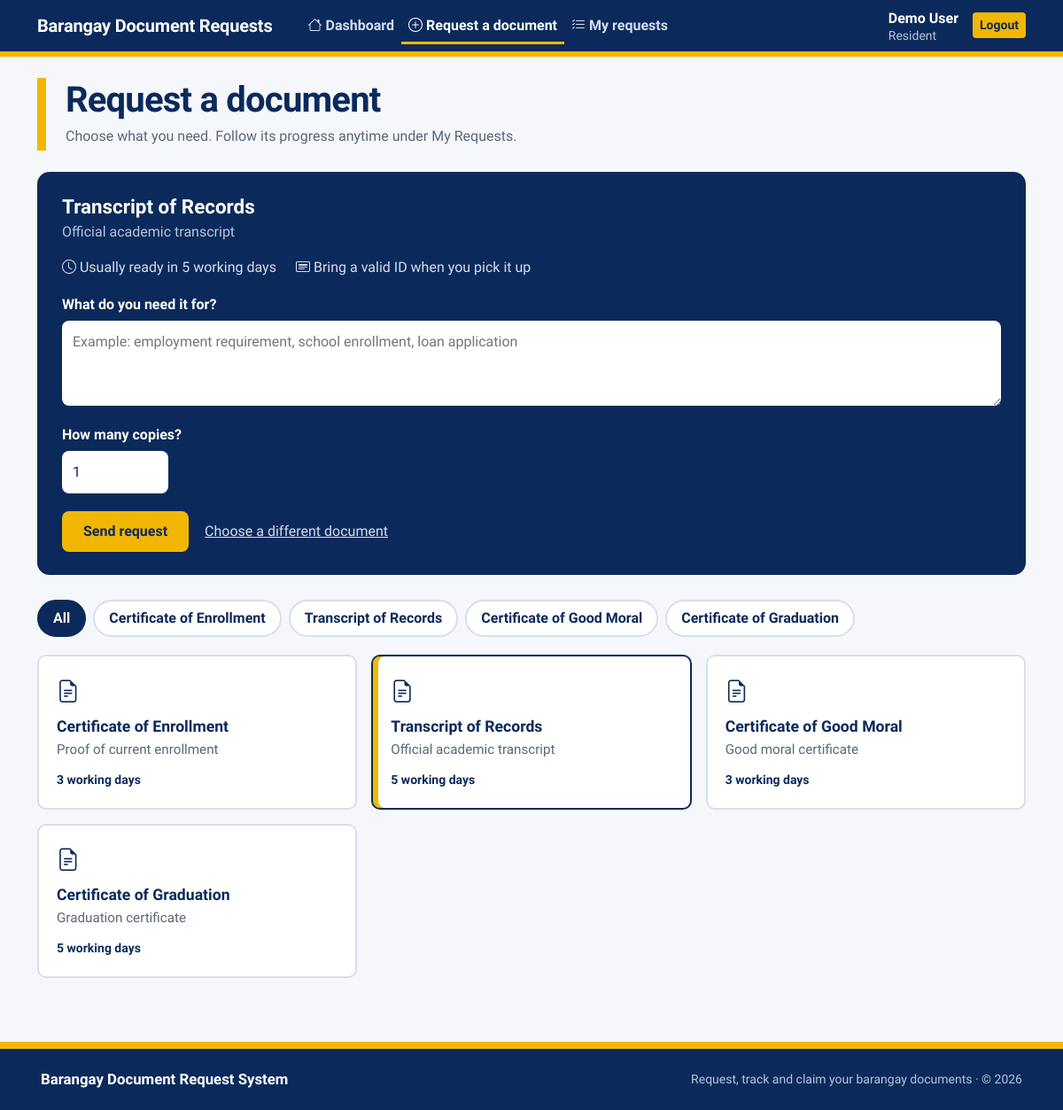
/user/request.php?type=2 (signed in), run on the app's committed database.
### tables this page shows
CREATE TABLE document_types (
 id INT AUTO_INCREMENT PRIMARY KEY,
 name VARCHAR(150) NOT NULL,
 description TEXT,
 processing_days INT DEFAULT 3,
 created_at TIMESTAMP DEFAULT CURRENT_TIMESTAMP
);

### user/request.php (the view, shortened to what this page needs)
<?php
require_once __DIR__ . '/../config/database.php';
$types  = $pdo->query("SELECT * FROM document_types ORDER BY id")->fetchAll(PDO::FETCH_ASSOC);
function doc_meta(string $name): array {
    $n = strtolower($name);
    return [$name, 'bi-file-earmark-text'];
}
$selected = null;
$wantId = (int)($_GET['type'] ?? $_POST['document_type_id'] ?? 0);
foreach ($types as $t) if ((int)$t['id'] === $wantId) $selected = $t;
$cats = [];
foreach ($types as $t) { $cats[doc_meta($t['name'])[0]] = true; }
include __DIR__ . '/../includes/header.php';
?>
<link rel="stylesheet" href="https://cdn.jsdelivr.net/npm/bootstrap-icons@1.11.3/font/bootstrap-icons.min.css">
<div class="bd">
    <header class="bd-mast">
        <h1>Request a document</h1>
        <p>Choose what you need. Follow its progress anytime under My Requests.</p>
    </header>
    <?php if ($selected): ?>
    <section class="bd-form" id="form" aria-label="Request form">
        <h2><?= htmlspecialchars($selected['name']) ?></h2>
        <p class="bd-sub"><?= htmlspecialchars($selected['description'] ?? '') ?></p>
        <div class="bd-facts">
            <span><i class="bi bi-clock"></i> Usually ready in <?= (int)$selected['processing_days'] ?> working day<?= (int)$selected['processing_days'] === 1 ? '' : 's' ?></span>
            <span><i class="bi bi-card-heading"></i> Bring a valid ID when you pick it up</span>
        </div>
        <form method="post" action="request.php">
            <label for="purpose"><?= stripos($selected['name'], 'custom') !== false ? 'Describe the certificate you need' : 'What do you need it for?' ?></label>
            <textarea id="purpose" name="purpose" maxlength="500" required
                placeholder="Example: employment requirement, school enrollment, loan application"><?= htmlspecialchars($_POST['purpose'] ?? '') ?></textarea>
            <label for="quantity" style="margin-top:14px">How many copies?</label>
            <input id="quantity" type="number" name="quantity" min="1" max="10" value="<?= (int)($_POST['quantity'] ?? 1) ?>" required>
            <div style="margin-top:20px">
                <button class="bd-go" type="submit">Send request</button>
                <a class="bd-link" href="request.php">Choose a different document</a>
            </div>
        </form>
    </section>
    <?php endif; ?>
    <div class="bd-chips" role="group" aria-label="Filter documents">
        <button type="button" class="on" data-cat="all">All</button>
        <?php foreach (array_keys($cats) as $c): ?>
            <button type="button" data-cat="<?= htmlspecialchars($c) ?>"><?= htmlspecialchars($c) ?></button>
        <?php endforeach; ?>
    </div>
    <div class="row g-3" id="docs">
        <?php foreach ($types as $t): [$label, $icon] = doc_meta($t['name']); ?>
        <div class="col-md-6 col-lg-4" data-cat="<?= htmlspecialchars($label) ?>">
            <a class="bd-doc <?= $selected && (int)$selected['id'] === (int)$t['id'] ? 'on' : '' ?>"
               href="request.php?type=<?= (int)$t['id'] ?>#form">
                <i class="bi <?= $icon ?>"></i>
                <h3><?= htmlspecialchars($t['name']) ?></h3>
                <p><?= htmlspecialchars($t['description'] ?? '') ?></p>
                <small><?= (int)$t['processing_days'] ?> working day<?= (int)$t['processing_days'] === 1 ? '' : 's' ?></small>
            </a>
        </div>
        <?php endforeach; ?>
    </div>
</div>
<?php include __DIR__ . '/../includes/footer.php'; ?>

### assets/css/style.css (style rules this page uses)
body { background:#f5f7fb; }

### user/request.php (style rules this page uses)
.bd { --ink:#0b2a5b; --sun:#f2b705; --mist:#eef1f6; --line:#d9dfea; --muted:#5b6678; font-family:'Source Sans 3',system-ui,sans-serif; color:var(--ink); }
.bd h1,.bd h2,.bd h3 { font-family:'Bricolage Grotesque',system-ui,sans-serif; }
.bd-mast { border-left:10px solid var(--sun); padding:4px 0 4px 22px; margin-bottom:24px; }
.bd-mast h1 { font-size:clamp(1.8rem,4vw,2.5rem); font-weight:800; letter-spacing:-.02em; margin:0; line-height:1.05; }
.bd-mast p { color:var(--muted); margin:8px 0 0; }
.bd-form { background:var(--ink); color:#fff; border-radius:14px; padding:26px 28px; margin-bottom:28px; }
.bd-form h2 { font-size:1.4rem; font-weight:800; margin:0 0 4px; }
.bd-form .bd-sub { color:#b8c4dc; margin:0 0 16px; }
.bd-facts { display:flex; flex-wrap:wrap; gap:8px 22px; margin:0 0 18px; color:#d5ddee; }
.bd-form label { display:block; font-weight:600; margin-bottom:6px; }
.bd-form textarea, .bd-form input[type=number] { width:100%; border:0; border-radius:8px; padding:12px; font:inherit; color:var(--ink); }
.bd-form textarea { min-height:96px; resize:vertical; }
.bd-form input[type=number] { max-width:120px; }
.bd-form :is(textarea,input):focus-visible { outline:3px solid var(--sun); }
.bd-go { background:var(--sun); color:var(--ink); border:0; border-radius:8px; padding:11px 24px; font:inherit; font-weight:700; cursor:pointer; }
.bd-link { color:#d5ddee; margin-left:14px; }
.bd-chips { display:flex; flex-wrap:wrap; gap:8px; margin:0 0 20px; }
.bd-chips button { border:2px solid var(--line); background:#fff; color:var(--ink); border-radius:50px; padding:7px 16px; font:inherit; font-weight:600; cursor:pointer; }
.bd-chips button.on { background:var(--ink); border-color:var(--ink); color:#fff; }
.bd-doc { display:block; height:100%; border:2px solid var(--line); border-radius:10px; padding:20px; background:#fff; text-decoration:none; color:var(--ink); }
.bd-doc.on { border-color:var(--ink); box-shadow:inset 6px 0 0 var(--sun); }
.bd-doc i { font-size:1.6rem; }
.bd-doc h3 { font-size:1.1rem; font-weight:700; margin:10px 0 4px; }
.bd-doc p { color:var(--muted); font-size:.95rem; margin:0 0 10px; }
.bd-doc small { font-weight:600; }

### data on the page
document_types: name "Transcript of Records", description "Official academic transcript", processing_days "5"
document_types: name "Certificate of Enrollment", description "Proof of current enrollment", processing_days "3"
document_types: name "Certificate of Good Moral", description "Good moral certificate", processing_days "3"
document_types: name "Certificate of Graduation", description "Graduation certificate", processing_days "5"

### other printed values
$label "Dashboard"
$label "Request a document"
$label "My requests"
$user['name'] "Demo User"
$c "Certificate of Enrollment"
$c "Transcript of Records"
$c "Certificate of Good Moral"
$c "Certificate of Graduation"
